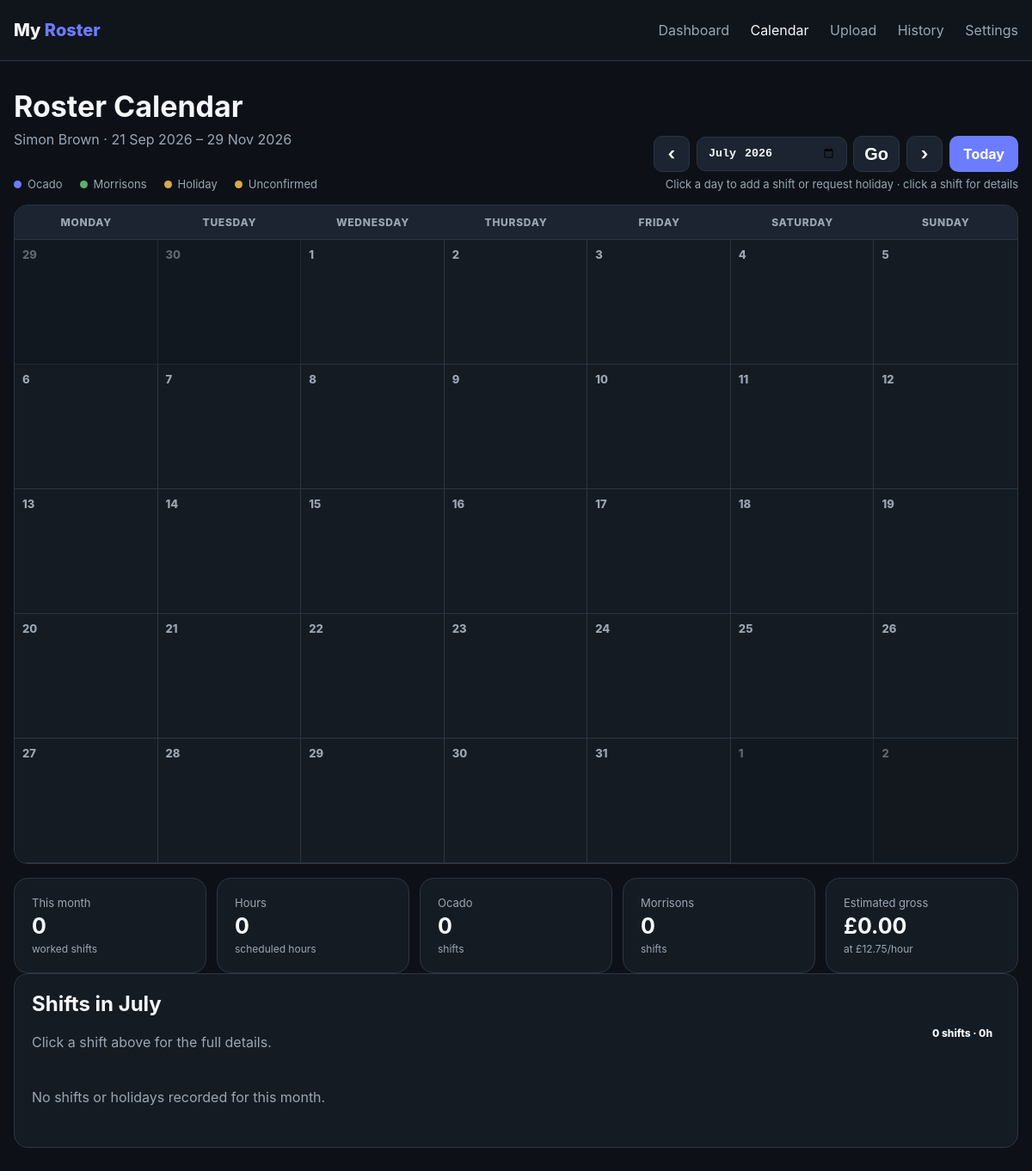
Screenshot of /calendar?year=2026&month=7 with the database file from the repository.
### app.py (models this page shows)
class Roster(db.Model):
    id = db.Column(db.Integer, primary_key=True)
    filename = db.Column(db.String(255), nullable=False)
    uploaded_at = db.Column(db.DateTime, default=datetime.utcnow, nullable=False)
    period_start = db.Column(db.Date, nullable=True)
    period_end = db.Column(db.Date, nullable=True)
    employee = db.Column(db.String(120), nullable=True)
    employee_number = db.Column(db.String(50), nullable=True)
    active = db.Column(db.Boolean, default=True, nullable=False)
    shifts = db.relationship(
        "Shift", backref="roster", cascade="all, delete-orphan",
        lazy=True, order_by="Shift.shift_date"
    )

### app.py (the view)
@app.route("/calendar")
def calendar():
    roster = Roster.query.filter_by(active=True).order_by(Roster.uploaded_at.desc()).first()
    if not roster:
        return render_template("calendar.html", roster=None)
    shifts = Shift.query.filter_by(roster_id=roster.id).order_by(Shift.shift_date).all()
    requested_year = request.args.get("year", type=int)
    requested_month = request.args.get("month", type=int)
    requested_month_date = request.args.get("month_date", "").strip()
    if requested_month_date:
        try:
            selected = datetime.strptime(requested_month_date, "%Y-%m")
            year, month = selected.year, selected.month
        except ValueError:
            year = month = None
    elif requested_year and requested_month and 1 <= requested_month <= 12:
        year, month = requested_year, requested_month
    else:
        year = month = None
    if not year or not month:
        today = date.today()
        if roster.period_start <= today <= roster.period_end:
            year, month = today.year, today.month
        else:
            year, month = roster.period_start.year, roster.period_start.month
    return render_template("calendar.html", **calendar_context(roster, shifts, year, month))

### app.py (called while the page is built)
def money(value):
    return f"£{float(value):,.2f}"

def serialise_shifts(shifts):
    import json
    return json.dumps({
        str(s.id): {
            "date_label": s.shift_date.strftime("%A %d %B %Y"),
            "day": s.day_name,
            "start_time": s.start_time,
            "finish_time": s.finish_time,
            "hours": s.hours,
            "employer": s.employer,
            "pay_type": s.pay_type,
            "week": s.week_number,
        } for s in shifts
    })

def month_offset(year, month, offset):
    value = year * 12 + (month - 1) + offset
    return value // 12, value % 12 + 1

    @property
    def finish_time(self):
        if not self.start_time or self.employer == "Holiday":
            return None
        try:
            start = datetime.strptime(self.start_time, "%H:%M")
            finish = start + timedelta(hours=self.hours)
            return finish.strftime("%H:%M")
        except ValueError:
            return None

### templates/calendar.html (shortened to what this page needs)
<!doctype html>
<html lang="en">
<head>
<link rel="stylesheet" href="{{ url_for('static', filename='style.css') }}">
</head>
<body>
<nav>
  <div class="container nav-inner">
    <div class="brand">My <span>Roster</span></div>
    <div class="links">
      <a href="{{ url_for('dashboard') }}">Dashboard</a>
      <a class="active" href="{{ url_for('calendar') }}">Calendar</a>
      <a href="{{ url_for('upload_roster') }}">Upload</a>
      <a href="{{ url_for('history') }}">History</a>
      <a href="{{ url_for('settings') }}">Settings</a>
    </div>
  </div>
</nav>
<main>
<div class="container">
{% if not roster %}
  <div class="card empty-state">
    <h1>No roster loaded</h1>
    <p class="subtitle">Upload a roster to see your shifts on a calendar.</p>
    <a class="btn" href="{{ url_for('upload_roster') }}">Upload roster</a>
  </div>
{% else %}
  <div class="calendar-header">
    <div>
      <h1>Roster Calendar</h1>
      <div class="subtitle">{{ roster.employee or 'Employee' }} · {{ roster.period_start.strftime('%d %b %Y') }} – {{ roster.period_end.strftime('%d %b %Y') }}</div>
    </div>
    <div class="calendar-actions">
      <a class="btn secondary" href="{{ url_for('calendar', year=prev_year, month=prev_month) }}">‹</a>
      <form class="month-picker" method="get" action="{{ url_for('calendar') }}">
        <input type="month" name="month_date" aria-label="Select month and year" value="{{ '%04d-%02d'|format(year, month) }}">
        <button class="btn secondary" type="submit">Go</button>
      </form>
      <a class="btn secondary" href="{{ url_for('calendar', year=next_year, month=next_month) }}">›</a>
      <a class="btn" href="{{ url_for('calendar', year=today.year, month=today.month) }}">Today</a>
    </div>
  </div>
  <div class="calendar-legend">
    <span><i class="legend-dot ocado-dot"></i> Ocado</span>
    <span><i class="legend-dot morrisons-dot"></i> Morrisons</span>
    <span><i class="legend-dot holiday-dot"></i> Holiday</span>
    <span><i class="legend-dot holiday-dot"></i> Unconfirmed</span>
    <span class="legend-help">Click a day to add a shift or request holiday · click a shift for details</span>
  </div>
  <div class="calendar-card">
    <div class="calendar-weekdays">
      {% for day in weekdays %}<div>{{ day }}</div>{% endfor %}
    </div>
    <div class="calendar-grid">
      {% for week in calendar_weeks %}
        {% for cell in week %}
          <div class="calendar-day {% if not cell.in_month %}outside-month{% endif %} {% if cell.is_today %}today{% endif %}" data-date="{{ cell.date.strftime('%Y-%m-%d') }}" tabindex="0" role="button">
            <div class="day-number">{{ cell.date.day }}</div>
          </div>
        {% endfor %}
      {% endfor %}
    </div>
  </div>
  <div class="calendar-summary">
    <div class="card"><span class="label">This month</span><strong>{{ month_stats.shifts }}</strong><span>worked shifts</span></div>
    <div class="card"><span class="label">Hours</span><strong>{{ month_stats.hours|int }}</strong><span>scheduled hours</span></div>
    <div class="card"><span class="label">Ocado</span><strong>{{ month_stats.ocado }}</strong><span>shifts</span></div>
    <div class="card"><span class="label">Morrisons</span><strong>{{ month_stats.morrisons }}</strong><span>shifts</span></div>
    <div class="card"><span class="label">Estimated gross</span><strong>{{ money(month_stats.earnings) }}</strong><span>{% if hourly_rate %}at {{ money(hourly_rate) }}/hour{% else %}<a href="{{ url_for('settings') }}">Set hourly rate</a>{% endif %}</span></div>
  </div>
  <div class="shift-list card">
    <div class="section-heading">
      <div>
        <h2>Shifts in {{ month_name }}</h2>
        <div class="subtitle">Click a shift above for the full details.</div>
      </div>
      <span class="badge">{{ month_stats.shifts }} shifts · {{ month_stats.hours|int }}h</span>
    </div>
    {% if month_events %}
    <div class="table-wrap">
    <table>
      <thead><tr><th>Date</th><th>Day</th><th>Employer</th><th>Start</th><th>Finish</th><th>Hours</th><th>Est. gross</th></tr></thead>
      <tbody>
      {% for event in month_events|sort(attribute='shift_date') %}
        <tr onclick="openShift({{ event.id }})" class="clickable-row">
          <td>{{ event.shift_date.strftime('%d/%m/%Y') }}</td>
          <td>{{ event.day_name }}</td>
          <td><span class="badge {{ event.employer|lower }}">{{ event.employer }}</span></td>
          <td>{{ event.start_time or '—' }}</td>
          <td>{{ event.finish_time or '—' }}</td>
          <td>{{ event.hours|int }}h</td>
          <td>{% if event.employer == 'Holiday' or event.pay_type == 'holiday' %}{{ money(event.hours * holiday_rate) }}{% elif event.pay_type == 'overtime' %}{{ money(event.hours * overtime_rate) }}{% elif hourly_rate %}{{ money(event.hours * hourly_rate) }}{% else %}—{% endif %}</td>
        </tr>
      {% endfor %}
      </tbody>
    </table>
    </div>
    {% else %}
      <p class="subtitle">No shifts or holidays recorded for this month.</p>
    {% endif %}
  </div>
{% endif %}
</div>
</main>
</body>
</html>

### static/style.css (style rules this page uses)
* { box-sizing: border-box; }
:root { --bg: #0d1117; --panel: #151b23; --panel2: #1b2430; --border: #2b3542; --text: #f5f7fa; --muted: #9aa6b2; --ocado: #6c7cff; --morrisons: #5fae6d; --holiday: #d6a94c; }
body { margin:0; font-family:Inter,system-ui,-apple-system,BlinkMacSystemFont,"Segoe UI",sans-serif; background:var(--bg); color:var(--text); }
.container { width:min(1280px,calc(100% - 32px)); margin:0 auto; }
nav { border-bottom:1px solid var(--border); background:#10151c; position:sticky; top:0; z-index:10; }
.nav-inner { min-height:70px; display:flex; align-items:center; justify-content:space-between; gap:20px; }
.brand { font-weight:800; font-size:20px; }
.brand span { color:var(--ocado); }
nav a { color:var(--muted); text-decoration:none; margin-left:20px; }
nav a:hover, nav a.active { color:var(--text); }
main { padding:32px 0 60px; }
h1 { margin:0 0 8px; font-size:34px; }
h2 { margin-top:0; }
.subtitle { color:var(--muted); margin-bottom:28px; }
.card { background:var(--panel); border:1px solid var(--border); border-radius:16px; padding:20px; }
.label { color:var(--muted); font-size:13px; }
.btn { display:inline-block; border:0; border-radius:10px; padding:11px 16px; background:var(--ocado); color:white; text-decoration:none; font-weight:700; cursor:pointer; }
.btn.secondary { background:var(--panel2); border:1px solid var(--border); }
.badge { display:inline-flex; padding:5px 9px; border-radius:999px; font-size:12px; font-weight:800; }
.section-heading { display:flex; justify-content:space-between; align-items:center; gap:15px; margin-bottom:16px; }
.calendar-header { display:flex; justify-content:space-between; align-items:flex-end; gap:20px; margin-bottom:6px; }
.calendar-actions { display:flex; align-items:center; gap:8px; }
.calendar-actions .btn.secondary { min-width:42px; padding:10px 12px; text-align:center; font-size:20px; line-height:1; }
.calendar-legend { display:flex; gap:20px; color:var(--muted); font-size:13px; margin:0 0 16px; }
.calendar-legend span { display:flex; align-items:center; gap:7px; }
.legend-dot { width:9px; height:9px; border-radius:50%; display:inline-block; }
.ocado-dot { background:var(--ocado); }
.morrisons-dot { background:var(--morrisons); }
.holiday-dot { background:var(--holiday); }
.calendar-card { background:var(--panel); border:1px solid var(--border); border-radius:16px; overflow:hidden; }
.calendar-weekdays, .calendar-grid { display:grid; grid-template-columns:repeat(7,minmax(0,1fr)); }
.calendar-weekdays { background:var(--panel2); border-bottom:1px solid var(--border); }
.calendar-weekdays div { padding:12px; color:var(--muted); font-size:12px; font-weight:800; text-transform:uppercase; letter-spacing:.06em; text-align:center; }
.calendar-day { min-height:145px; border-right:1px solid var(--border); border-bottom:1px solid var(--border); padding:9px; background:var(--panel); }
.calendar-day:nth-child(7n) { border-right:0; }
.calendar-day.outside-month { background:#11161d; opacity:.55; }
.day-number { font-size:13px; font-weight:800; color:var(--muted); margin-bottom:8px; }
.calendar-summary { display:grid; grid-template-columns:repeat(5,1fr); gap:12px; margin-top:16px; }
.calendar-summary .card { display:flex; flex-direction:column; gap:4px; }
.calendar-summary strong { font-size:25px; }
.calendar-summary span:last-child { color:var(--muted); font-size:12px; }
.month-picker { display:flex; gap:7px; align-items:center; }
.month-picker select, .month-picker input[type=month] { min-width:150px; background:var(--panel2); color:var(--text); border:1px solid var(--border); border-radius:10px; padding:10px 12px; font-weight:700; }
.legend-help { margin-left:auto; }
.calendar-day[role="button"] { cursor:pointer }
.calendar-day { min-width: 0; overflow: hidden; }

### rows the page displays
Roster: employee "Simon Brown", period_start "21 Sep 2026", period_end "29 Nov 2026"

### other values shown
{{ day }} "MONDAY" "TUESDAY" "WEDNESDAY" "THURSDAY" "FRIDAY" "SATURDAY" "SUNDAY"
{{ cell.date.day }} "29" "30" "1" "2" "3" "4" "5" "6" "7" "8" "9" "10" "11" "12" "13" "14" "15" "16" "17" "18" "19" "20" "21" "22" "23" "24" "25" "26" "27" "28" "29" "30" "31" "1" "2"
{{ month_stats.shifts }} "0"
{{ month_stats.hours|int }} "0"
{{ month_stats.ocado }} "0"
{{ month_stats.morrisons }} "0"
{{ money(month_stats.earnings) }} "£0.00"
{{ money(hourly_rate) }} "£12.75"
{{ month_name }} "July"
